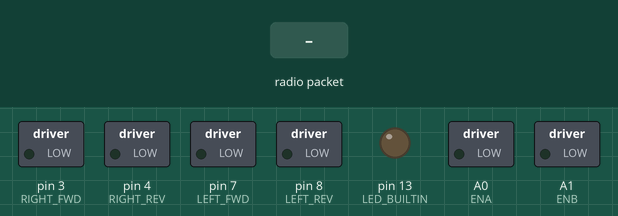
Bench run of a sketch on a simulated Arduino Uno, built with avr-gcc and run on an emulated ATmega328P. On the bench: switched loads named in the sketch (green lamp = pin HIGH), output pins drawn as LEDs (lit = HIGH). Inputs (shaded band) come from the test bench. No radio packets arrive unless stated; what the sketch prints to the serial monitor is not drawn.

Above: at 1.2 s.
1.3 s: radio packet "5" arrives
At 2.6 s:
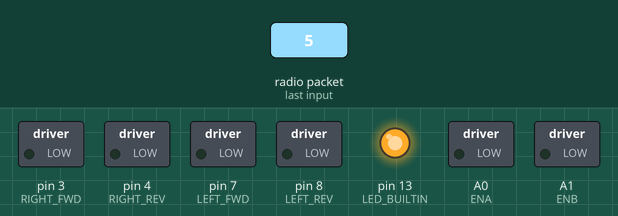
Timing chart, 0 to 4.3 s (numbered marks = the images above; inputs shaded):
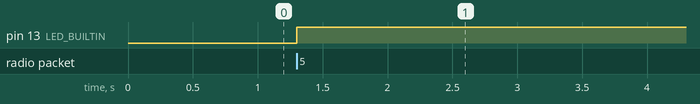

Measured:
- after the input at 1.3 s, pin 13 (LED_BUILTIN): LOW → HIGH at once

The sketch:

Reciever.ino
```cpp
/*
    This is the code for a remote controlled
    car.
*/
#include <RF24.h>

// RF object.
RF24 radio(9, 10);

// Motor Pins
#define ENA A0
#define ENB A1

#define LEFT_REV 8
#define LEFT_FWD 7

#define RIGHT_REV 4
#define RIGHT_FWD 3

// Analog stick mappings.
int X_VEL = 0;
int Y_VEL = 0;
int STATE = 0;

uint8_t address[][6] = {"00001"};

// S.XXXX.YYYY
char packet[12];
void setup(){
    radio.begin();
    Serial.begin(9600);

    pinMode(LED_BUILTIN, OUTPUT);

    pinMode(ENA, OUTPUT);
    pinMode(ENB, OUTPUT);
    pinMode(LEFT_FWD, OUTPUT);
    pinMode(LEFT_REV, OUTPUT);
    pinMode(RIGHT_FWD, OUTPUT);
    pinMode(RIGHT_REV, OUTPUT);

    radio.setPayloadSize(sizeof(packet));
    radio.openReadingPipe(1, address[0]);
    radio.startListening();
    Serial.println("Receiver starting.");
}

void loop(){
    if(radio.available()){
      uint8_t bytes = radio.getPayloadSize();
      radio.read(&packet, bytes);
      digitalWrite(LED_BUILTIN, HIGH);
      Serial.println(packet);

      // Read the packet and drive the car.
      process_packet(packet, STATE, X_VEL, Y_VEL);
      move_car(X_VEL, Y_VEL);
    }
}

void process_packet(char *packet, int &state, int &x, int &y) {
  // Derive state, x, and y from packet.
  // packet is a char* or size 12 formatted as:
  // S.XXXX.YYYY

  char S;
  char X[5];
  char Y[5];

  S = packet[0];

  strncpy(X, packet + 2, 4);
  X[4] = '\0';

  strncpy(Y, packet + 7, 4);
  Y[4] = '\0';

  if (S == 'T') state = 1;
  else state = 0;

  x = atoi(X);
  y = atoi(Y);
}

void move_car(int x, int y) {

  int left_speed  = abs(map(y, -512, 512, -250, 250));
  int right_speed = abs(map(y, -512, 512, -250, 250));

  int x_mapped = abs(map(x, -512, 512, -250, 250));

  // Determine if we're moving forwards or backwards.
  if (y > 20) {
      digitalWrite(LEFT_FWD, HIGH);
      digitalWrite(RIGHT_FWD, HIGH);

      digitalWrite(LEFT_REV, LOW);
      digitalWrite(RIGHT_REV, LOW);
  }
  else if (y < -20){
      digitalWrite(LEFT_FWD, LOW);
      digitalWrite(RIGHT_FWD, LOW);

      digitalWrite(LEFT_REV, HIGH);
      digitalWrite(RIGHT_REV, HIGH);
  }
  else {
      left_speed = 0;
      right_speed = 0;
  }

  // Left and right movement.
  if (x > 20) {
    // If we're going right then add to left
    // and subtract from the right.
    left_speed  += x_mapped;
    right_speed -= x_mapped;

    if(left_speed > 250) left_speed  = 250;
    if(right_speed < 0 ) right_speed = 0;
  }
  else if (x < -20){
    // Opposite for left turns.
    left_speed  -= x_mapped;
    right_speed += x_mapped;

    if(right_speed > 250) right_speed  = 250;
    if(left_speed < 0 ) left_speed = 0;
  }

  analogWrite(ENA, left_speed);
  analogWrite(ENB, right_speed);
}
```
